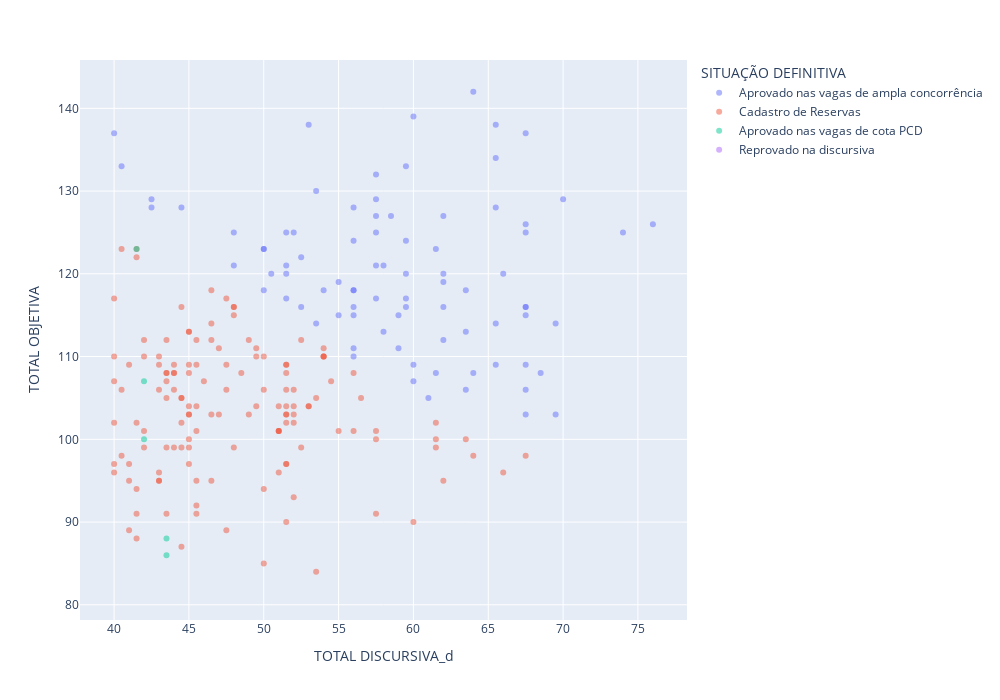

Write notebook code for a chart like this one.
### Code cell
import matplotlib.pyplot as plt
import plotly.express as px

v1 = 'TOTAL DISCURSIVA_d'
v2 = 'TOTAL OBJETIVA'
# Plotar o gráfico de dispersão
# plt.scatter(resultado_definitivo_ordenado[v1], resultado_definitivo_ordenado[v2])

fig = px.scatter(resultado_definitivo_ordenado, x=v1, y=v2, color='SITUAÇÃO DEFINITIVA', opacity=0.5)

fig.update_layout(width=1000, height=700)

fig.show()

### Figure 1 — Plotly figure (JSON) as saved in the notebook; plotly's stock layout.template omitted (floating-point values rounded to 4 significant figures; data arrays with more than 128 entries replaced by an {"elided": "..."} marker saying what was removed)
{"data": [{"hovertemplate": "SITUAÇÃO DEFINITIVA=Aprovado nas vagas de ampla concorrência<br>TOTAL DISCURSIVA_d=%{x}<br>TOTAL OBJETIVA=%{y}<extra></extra>", "legendgroup": "Aprovado nas vagas de ampla concorrência", "marker": {"color": "#636efa", "opacity": 0.5, "symbol": "circle"}, "mode": "markers", "name": "Aprovado nas vagas de ampla concorrência", "orientation": "v", "showlegend": true, "type": "scatter", "x": [64, 67.5, 65.5, 76, 65.5, 74, 70, 60, 67.5, 65.5, 67.5, 59.5, 53, 57.5, 62, 57.5, 66, 58.5, 61.5, 57.5, 56, 69.5, 67.5, 67.5, 59.5, 53.5, 67.5, 57.5, 62, 63.5, 62, 56, 65.5, 59.5, 58, 57.5, 62, 52, 40, 68.5, 67.5, 63.5, 59.5, 51.5, 59.5, 65.5, 57.5, 52.5, 62, 59, 56, 56, 55, 67.5, 40.5, 50, 50, 48, 69.5, 51.5, 44.5, 64, 56, 54, 51.5, 42.5, 58, 56, 67.5, 50.5, 42.5, 59, 55, 63.5, 61.5, 60, 48, 52.5, 51.5, 50, 53.5, 60, 56, 61, 56], "xaxis": "x", "y": [142, 137, 138, 126, 134, 125, 129, 139, 126, 128, 125, 133, 138, 132, 127, 129, 120, 127, 123, 127, 128, 114, 116, 116, 124, 130, 115, 125, 120, 118, 119, 124, 114, 120, 121, 121, 116, 125, 137, 108, 109, 113, 117, 125, 116, 109, 117, 122, 112, 115, 118, 118, 119, 106, 133, 123, 123, 125, 103, 121, 128, 108, 116, 118, 120, 129, 113, 115, 103, 120, 128, 111, 115, 106, 108, 109, 121, 116, 117, 118, 114, 107, 111, 105, 110], "yaxis": "y"}, {"hovertemplate": "SITUAÇÃO DEFINITIVA=Cadastro de Reservas<br>TOTAL DISCURSIVA_d=%{x}<br>TOTAL OBJETIVA=%{y}<extra></extra>", "legendgroup": "Cadastro de Reservas", "marker": {"color": "#EF553B", "opacity": 0.5, "symbol": "circle"}, "mode": "markers", "name": "Cadastro de Reservas", "orientation": "v", "showlegend": true, "type": "scatter", "x": {"elided": "138 float values"}, "xaxis": "x", "y": {"elided": "138 int values"}, "yaxis": "y"}, {"hovertemplate": "SITUAÇÃO DEFINITIVA=Aprovado nas vagas de cota PCD<br>TOTAL DISCURSIVA_d=%{x}<br>TOTAL OBJETIVA=%{y}<extra></extra>", "legendgroup": "Aprovado nas vagas de cota PCD", "marker": {"color": "#00cc96", "opacity": 0.5, "symbol": "circle"}, "mode": "markers", "name": "Aprovado nas vagas de cota PCD", "orientation": "v", "showlegend": true, "type": "scatter", "x": [41.5, 42, 42, 43.5, 43.5], "xaxis": "x", "y": [123, 107, 100, 88, 86], "yaxis": "y"}, {"hovertemplate": "SITUAÇÃO DEFINITIVA=Reprovado na discursiva<br>TOTAL DISCURSIVA_d=%{x}<br>TOTAL OBJETIVA=%{y}<extra></extra>", "legendgroup": "Reprovado na discursiva", "marker": {"color": "#ab63fa", "opacity": 0.5, "symbol": "circle"}, "mode": "markers", "name": "Reprovado na discursiva", "orientation": "v", "showlegend": true, "type": "scatter", "x": {"elided": "400 null values"}, "xaxis": "x", "y": {"elided": "400 int values"}, "yaxis": "y"}], "layout": {"height": 700, "legend": {"title": {"text": "SITUAÇÃO DEFINITIVA"}, "tracegroupgap": 0}, "margin": {"t": 60}, "width": 1000, "xaxis": {"anchor": "y", "domain": [0, 1], "title": {"text": "TOTAL DISCURSIVA_d"}}, "yaxis": {"anchor": "x", "domain": [0, 1], "title": {"text": "TOTAL OBJETIVA"}}}}
